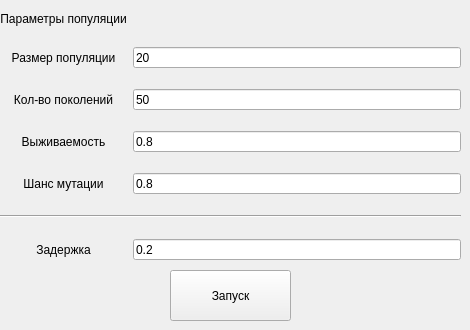
    <widget class="QWidget" name="tab_lab3">
     <attribute name="title">
      <string>lab3</string>
     </attribute>
     <widget class="QWidget" name="gridLayoutWidget_3">
      <property name="geometry">
       <rect>
        <x>0</x>
        <y>0</y>
        <width>461</width>
        <height>261</height>
       </rect>
      </property>
      <layout class="QGridLayout" name="gridLayout_3">
       <property name="sizeConstraint">
        <enum>QLayout::SetNoConstraint</enum>
       </property>
       <property name="leftMargin">
        <number>0</number>
       </property>
       <property name="topMargin">
        <number>12</number>
       </property>
       <property name="verticalSpacing">
        <number>21</number>
       </property>
       <item row="1" column="1">
        <widget class="QLineEdit" name="popul_count">
         <property name="text">
          <string>20</string>
         </property>
        </widget>
       </item>
       <item row="2" column="0">
        <widget class="QLabel" name="label_12">
         <property name="text">
          <string>Кол-во поколений</string>
         </property>
         <property name="alignment">
          <set>Qt::AlignCenter</set>
         </property>
        </widget>
       </item>
       <item row="6" column="1">
        <widget class="QLineEdit" name="lab3_delay">
         <property name="text">
          <string>0.2</string>
         </property>
        </widget>
       </item>
       <item row="6" column="0">
        <widget class="QLabel" name="label_19">
         <property name="text">
          <string>Задержка</string>
         </property>
         <property name="alignment">
          <set>Qt::AlignCenter</set>
         </property>
        </widget>
       </item>
       <item row="3" column="0">
        <widget class="QLabel" name="label_20">
         <property name="text">
          <string>Выживаемость</string>
         </property>
         <property name="alignment">
          <set>Qt::AlignCenter</set>
         </property>
        </widget>
       </item>
       <item row="2" column="1">
        <widget class="QLineEdit" name="gen_count">
         <property name="text">
          <string>50</string>
         </property>
        </widget>
       </item>
       <item row="1" column="0">
        <widget class="QLabel" name="label_21">
         <property name="text">
          <string>Размер популяции</string>
         </property>
         <property name="alignment">
          <set>Qt::AlignCenter</set>
         </property>
        </widget>
       </item>
       <item row="0" column="0">
        <widget class="QLabel" name="label_22">
         <property name="text">
          <string>Параметры популяции</string>
         </property>
         <property name="alignment">
          <set>Qt::AlignCenter</set>
         </property>
        </widget>
       </item>
       <item row="3" column="1">
        <widget class="QLineEdit" name="surv">
         <property name="text">
          <string>0.8</string>
         </property>
        </widget>
       </item>
       <item row="4" column="1">
        <widget class="QLineEdit" name="mut_chance">
         <property name="text">
          <string>0.8</string>
         </property>
        </widget>
       </item>
       <item row="4" column="0">
        <widget class="QLabel" name="label_23">
         <property name="text">
          <string>Шанс мутации</string>
         </property>
         <property name="alignment">
          <set>Qt::AlignCenter</set>
         </property>
        </widget>
       </item>
       <item row="5" column="0" colspan="2">
        <widget class="Line" name="line_4">
         <property name="orientation">
          <enum>Qt::Horizontal</enum>
         </property>
        </widget>
       </item>
      </layout>
     </widget>
     <widget class="QPushButton" name="startButton_3">
      <property name="enabled">
       <bool>true</bool>
      </property>
      <property name="geometry">
       <rect>
        <x>170</x>
        <y>270</y>
        <width>121</width>
        <height>51</height>
       </rect>
      </property>
      <property name="sizePolicy">
       <sizepolicy hsizetype="Fixed" vsizetype="Fixed">
        <horstretch>15</horstretch>
        <verstretch>21</verstretch>
       </sizepolicy>
      </property>
      <property name="minimumSize">
       <size>
        <width>16</width>
        <height>0</height>
       </size>
      </property>
      <property name="sizeIncrement">
       <size>
        <width>7</width>
        <height>0</height>
       </size>
      </property>
      <property name="text">
       <string>Запуск</string>
      </property>
     </widget>
    </widget>
